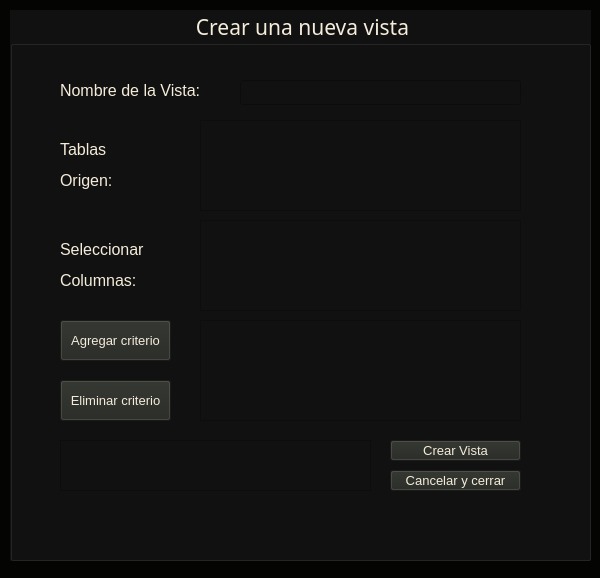
<?xml version="1.0" encoding="UTF-8"?>
<ui version="4.0">
 <class>dbms_view_creation</class>
 <widget class="QWidget" name="dbms_view_creation">
  <property name="geometry">
   <rect>
    <x>0</x>
    <y>0</y>
    <width>600</width>
    <height>578</height>
   </rect>
  </property>
  <property name="windowTitle">
   <string>Form</string>
  </property>
  <property name="styleSheet">
   <string notr="true">background-color: rgb(4, 4, 2);
color: rgb(245, 236, 218);
color: rgb(245, 236, 218);</string>
  </property>
  <widget class="QGroupBox" name="groupBox">
   <property name="geometry">
    <rect>
     <x>10</x>
     <y>10</y>
     <width>581</width>
     <height>551</height>
    </rect>
   </property>
   <property name="font">
    <font>
     <family>Sans Serif</family>
     <pointsize>16</pointsize>
    </font>
   </property>
   <property name="styleSheet">
    <string notr="true">background-color: rgb(17, 17, 17);</string>
   </property>
   <property name="title">
    <string>Crear una nueva vista</string>
   </property>
   <property name="alignment">
    <set>Qt::AlignmentFlag::AlignCenter</set>
   </property>
   <widget class="QLabel" name="label">
    <property name="geometry">
     <rect>
      <x>50</x>
      <y>110</y>
      <width>161</width>
      <height>91</height>
     </rect>
    </property>
    <property name="font">
     <font>
      <pointsize>12</pointsize>
     </font>
    </property>
    <property name="text">
     <string>&lt;html&gt;&lt;head/&gt;&lt;body&gt;&lt;p&gt;Tablas &lt;/p&gt;&lt;p&gt;Origen:&lt;/p&gt;&lt;/body&gt;&lt;/html&gt;</string>
    </property>
   </widget>
   <widget class="QPushButton" name="btnCancel">
    <property name="geometry">
     <rect>
      <x>380</x>
      <y>460</y>
      <width>131</width>
      <height>21</height>
     </rect>
    </property>
    <property name="font">
     <font>
      <pointsize>10</pointsize>
     </font>
    </property>
    <property name="styleSheet">
     <string notr="true">background-color: rgb(36, 38, 33);</string>
    </property>
    <property name="text">
     <string>Cancelar y cerrar</string>
    </property>
   </widget>
   <widget class="QPushButton" name="btnCreateTable">
    <property name="geometry">
     <rect>
      <x>380</x>
      <y>430</y>
      <width>131</width>
      <height>21</height>
     </rect>
    </property>
    <property name="font">
     <font>
      <pointsize>10</pointsize>
     </font>
    </property>
    <property name="styleSheet">
     <string notr="true">background-color: rgb(36, 38, 33);</string>
    </property>
    <property name="text">
     <string>Crear Vista</string>
    </property>
   </widget>
   <widget class="QLabel" name="lMessage">
    <property name="geometry">
     <rect>
      <x>40</x>
      <y>500</y>
      <width>501</width>
      <height>31</height>
     </rect>
    </property>
    <property name="font">
     <font>
      <family>Source Code Pro Medium</family>
      <pointsize>11</pointsize>
     </font>
    </property>
    <property name="text">
     <string/>
    </property>
    <property name="alignment">
     <set>Qt::AlignmentFlag::AlignCenter</set>
    </property>
   </widget>
   <widget class="QPushButton" name="btnAddColumn">
    <property name="geometry">
     <rect>
      <x>50</x>
      <y>310</y>
      <width>111</width>
      <height>41</height>
     </rect>
    </property>
    <property name="font">
     <font>
      <pointsize>10</pointsize>
     </font>
    </property>
    <property name="styleSheet">
     <string notr="true">background-color: rgb(36, 38, 33);</string>
    </property>
    <property name="text">
     <string>Agregar criterio</string>
    </property>
   </widget>
   <widget class="QPushButton" name="btnRemoveColumn">
    <property name="geometry">
     <rect>
      <x>50</x>
      <y>370</y>
      <width>111</width>
      <height>41</height>
     </rect>
    </property>
    <property name="font">
     <font>
      <pointsize>10</pointsize>
     </font>
    </property>
    <property name="styleSheet">
     <string notr="true">background-color: rgb(36, 38, 33);</string>
    </property>
    <property name="text">
     <string>Eliminar criterio</string>
    </property>
   </widget>
   <widget class="QListWidget" name="lwTables">
    <property name="geometry">
     <rect>
      <x>190</x>
      <y>110</y>
      <width>321</width>
      <height>91</height>
     </rect>
    </property>
   </widget>
   <widget class="QTableWidget" name="twCriteria">
    <property name="geometry">
     <rect>
      <x>190</x>
      <y>310</y>
      <width>321</width>
      <height>101</height>
     </rect>
    </property>
   </widget>
   <widget class="QPlainTextEdit" name="ptePreviewSql">
    <property name="geometry">
     <rect>
      <x>50</x>
      <y>430</y>
      <width>311</width>
      <height>51</height>
     </rect>
    </property>
    <property name="undoRedoEnabled">
     <bool>false</bool>
    </property>
    <property name="readOnly">
     <bool>true</bool>
    </property>
   </widget>
   <widget class="QLabel" name="label_2">
    <property name="geometry">
     <rect>
      <x>50</x>
      <y>70</y>
      <width>161</width>
      <height>21</height>
     </rect>
    </property>
    <property name="font">
     <font>
      <pointsize>12</pointsize>
     </font>
    </property>
    <property name="text">
     <string>Nombre de la Vista:</string>
    </property>
   </widget>
   <widget class="QLineEdit" name="leViewName">
    <property name="geometry">
     <rect>
      <x>230</x>
      <y>70</y>
      <width>281</width>
      <height>25</height>
     </rect>
    </property>
   </widget>
   <widget class="QListWidget" name="lwColumns">
    <property name="geometry">
     <rect>
      <x>190</x>
      <y>210</y>
      <width>321</width>
      <height>91</height>
     </rect>
    </property>
   </widget>
   <widget class="QLabel" name="label_3">
    <property name="geometry">
     <rect>
      <x>50</x>
      <y>210</y>
      <width>121</width>
      <height>91</height>
     </rect>
    </property>
    <property name="font">
     <font>
      <pointsize>12</pointsize>
     </font>
    </property>
    <property name="text">
     <string>&lt;html&gt;&lt;head/&gt;&lt;body&gt;&lt;p&gt;Seleccionar&lt;/p&gt;&lt;p&gt;Columnas:&lt;/p&gt;&lt;/body&gt;&lt;/html&gt;</string>
    </property>
   </widget>
  </widget>
 </widget>
 <resources/>
 <connections/>
</ui>
